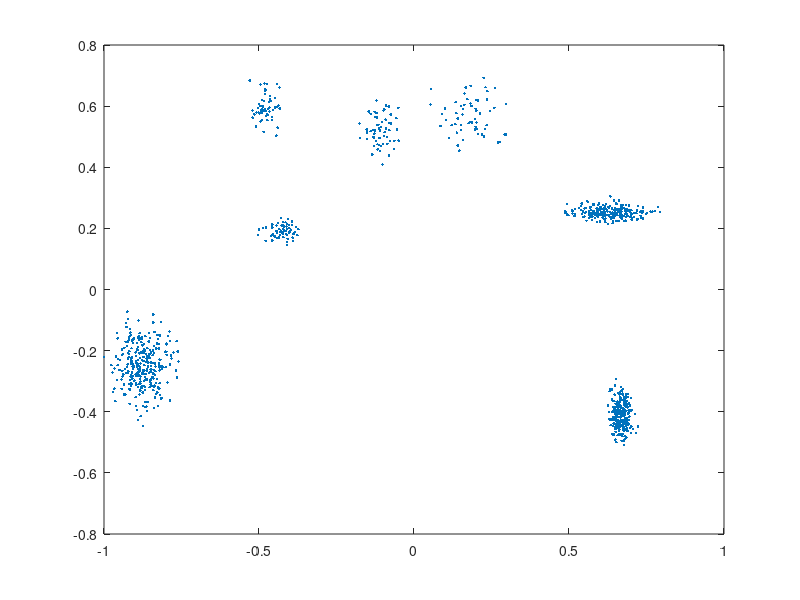

MATLAB code to generate this figure: (Note: this script raises an error after producing the figure.)
clc;
clear all;
close all;

neighbor_num = 6;         %% Number of neighbors to consider in local scaling
max_eigvalues = 7;

%%%%%%%%%%%%%%% load data 
%load Data6.mat;

%%%%%%%%%%%%%%% cluster all datasets
%X = XX{j};
     
    
%% centralize and scale the data
X1 = csvread('data.csv')
X = X1(:, 1:2)
X = X - repmat(mean(X),size(X,1),1);
X = X/max(max(abs(X)));

figure;plot(X(:,1),X(:,2),'.')

%%%%%%%%%%%%%%%%% Compute local scale
D = distance2(X,X);              %% Euclidean distance

sigma=zeros(length(X),1);
for i=1:length(X)
    tmp=D(i,:);
    tmp(i)=[];
    tmp=sort(tmp);
    sigma(i)=tmp(neighbor_num);
end

%%%%%%%%%%%%%%%%% Construct the weighting matrix

W=zeros(length(X));

for i=1:length(X)
    for k=1:length(X)
        W(i,k)=exp((-1*D(i,k)*D(k,i))/(sigma(i)*sigma(k)));
    end
end
for i=1:length(X)
    W(i,i)=0;
end

%%%%%%%%%%%%%%%%% Construct the normalized version of the Laplacian matrix

M=zeros(length(X));
for i=1:length(X)
    M(i,i)=sum(W(i,:));
end
L_prime=M^(-0.5)*W*M^(-0.5);

%%%%%%%%%%%%%%%%% Find Eigenvectors and eigenvalues of L_prime

[V,D] = eig(L_prime);
[D,idx]=sort(diag(D),'descend');
V=V(:,idx);
gm = [];
for largest_eigvalues=1:max_eigvalues
    V_this=V(:,1:largest_eigvalues);

    %%%%%%%%%%%%%%%%% Normalize the rows of V
    % Matlab already retured unit norm eigenvectors, so this step is not needed
    % V_this_prime=zeros(length(X),largest_eigvalues);
    % for i=1:largest_eigvalues
    %     tmp=norm(V_this(:,i));
    %     V_this_prime(:,i)=V_this(:,i)/tmp;
    % end

    V_this_D=distance2(V_this,V_this);

    [RV,C,I,RI,cut]=VAT(V_this_D);
    [RiV,RV,reordering_mat]=iVAT(RV);
    %figure; imagesc(RiV); colormap(gray); axis image; axis off;
    %baseFileName_ = sprintf('ivat#%d.eps', largest_eigvalues);
    %fullFileName_ = fullfile(folder, baseFileName_);
    %print(fullFileName_,'-deps');

    %figure; imhist(RiV*256);
    %baseFileName = sprintf('hist#%d.eps', largest_eigvalues);
    %fullFileName = fullfile(folder, baseFileName);
    %print(fullFileName,'-deps');

    [counts_R,binsLocation_R]= imhist(RiV*256);
    %binsLocation_R = uint32(binsLocation_R*256)
    a = [1:256];
    b = reshape(a, [256, 1]);
    li = [];

    for t=1:256
        mu1 = sum(counts_R(1:t).*b(1:t))/sum(counts_R);
        mu2 = sum(counts_R(t+1:256).*b(t+1:256))/sum(counts_R);
        w1 = sum(counts_R(1:t))/sum(counts_R);
        w2 = sum(counts_R(t+1:256))/sum(counts_R);
        sigma_b = w1*w2*(mu1-mu2)*(mu1-mu2);
        li(end+1) = sigma_b;
    end
    [val, index] = max(li);          
    gm(end+1) = val;

end
[val_, index_] = max(gm);
%index_ is the best value of k determined by specVAT

%%%%%%%%%%%%%%%%%%%%%%%%%%%%%%%%%%generate and save the iVAT image and histogram for this k
V_this=V(:,1:index_);

V_this_D=distance2(V_this,V_this);

[RV,C,I,RI,cut]=VAT(V_this_D);
[RiV,RV,reordering_mat]=iVAT(RV);
figure; imagesc(RiV); colormap(gray); axis image; axis off;

folder = '/home/harshal/Desktop/Clustering/specVAT/1'
%save to folder
baseFileName_ = sprintf('ivat#%d.eps', index_);
fullFileName_ = fullfile(folder, baseFileName_);
print(fullFileName_,'-deps');
        
figure; imhist(RiV*256);
%save to folder
baseFileName = sprintf('hist#%d.eps', index_);
fullFileName = fullfile(folder, baseFileName);
print(fullFileName,'-deps');
    
    
    













